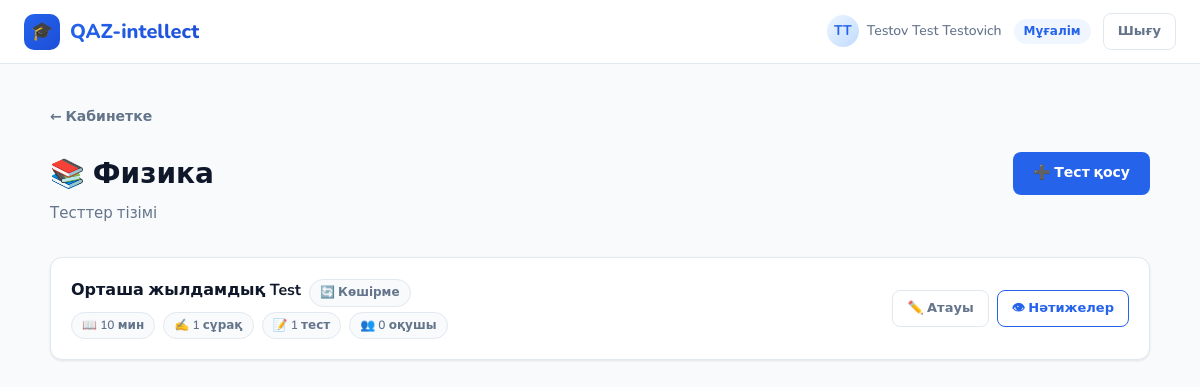
Screenshot of /teacher/subject/2/manage/ (signed in) with the database file from the repository.
### core/models.py (models this page shows, shortened)
class User(AbstractUser):
    ROLE_STUDENT = 'student'
    ROLE_TEACHER = 'teacher'
    ROLE_CHOICES = [
        (ROLE_STUDENT, 'Оқушы'),
        (ROLE_TEACHER, 'Мұғалім'),
    ]
    role = models.CharField(max_length=20, choices=ROLE_CHOICES, default=ROLE_STUDENT)
    subjects = models.ManyToManyField(Subject, blank=True, related_name='teachers')
    first_name = models.CharField(max_length=150)
    last_name = models.CharField(max_length=150)
    patronymic = models.CharField(max_length=150, blank=True, verbose_name='Әкесінің аты')
    @property
    def full_name(self):
        parts = [self.last_name, self.first_name, self.patronymic]
        return ' '.join(p for p in parts if p)
    @property
    def is_teacher(self):
        return self.role == self.ROLE_TEACHER

class Subject(models.Model):
    name = models.CharField(max_length=100, unique=True, verbose_name='Пән атауы')
    icon = models.CharField(max_length=10, default='📚')
    created_at = models.DateTimeField(auto_now_add=True)
    class Meta:
        verbose_name = 'Пән'
        verbose_name_plural = 'Пәндер'

class Quiz(models.Model):
    title = models.CharField(max_length=200, verbose_name='Тест атауы')
    subject = models.ForeignKey(Subject, on_delete=models.CASCADE, related_name='quizzes')
    teacher = models.ForeignKey(User, on_delete=models.CASCADE, related_name='quizzes')
    passing_score = models.IntegerField(default=60, verbose_name='Өту балы (%)')
    created_at = models.DateTimeField(auto_now_add=True)
    is_active = models.BooleanField(default=True)
    copied_from = models.ForeignKey(
        'self', null=True, blank=True,
        on_delete=models.SET_NULL,
        related_name='copies',
        verbose_name='Көшірілген тесттен'
    )
    theory_content = models.TextField(blank=True, verbose_name='Теория мазмұны')
    theory_time_minutes = models.IntegerField(default=10, verbose_name='Теорияға уақыт (мин)')
    theory_image = models.ImageField(upload_to='theory_images/', null=True, blank=True, verbose_name='Теория суреті')
    block2_time_minutes = models.IntegerField(default=15, verbose_name='2-блокқа уақыт (мин)')
    block3_time_minutes = models.IntegerField(default=20, verbose_name='3-блокқа уақыт (мин)')
    class Meta:
        verbose_name = 'Тест'
        verbose_name_plural = 'Тесттер'
        ordering = ['-created_at']

### core/views.py (the view)
# urls.py: path('teacher/subject/<int:subject_id>/manage/', views.teacher_subject_quizzes, name='teacher_subject_quizzes'),
@login_required
def teacher_subject_quizzes(request, subject_id):
    if not request.user.is_teacher:
        return redirect('student_dashboard')
    subject = get_object_or_404(Subject, id=subject_id)
    quizzes = Quiz.objects.filter(subject=subject, teacher=request.user)
    return render(request, 'core/teacher_subject_quizzes.html', {
        'subject': subject, 'quizzes': quizzes,
    })

### core/templates/core/teacher_subject_quizzes.html (shortened to what this page needs)
{% extends 'core/base.html' %}
{% block content %}
<div class="container page">
  <a href="/teacher/" class="back-link">← Кабинетке</a>
  <div class="page-header" style="display:flex;align-items:flex-start;justify-content:space-between;gap:16px;flex-wrap:wrap">
    <div>
      <div class="page-title">{{ subject.icon }} {{ subject.name }}</div>
      <div class="page-subtitle">Тесттер тізімі</div>
    </div>
    <a href="/teacher/subject/{{ subject.id }}/create/" class="btn btn-primary">
      ➕ Тест қосу
    </a>
  </div>
  {% if quizzes %}
    <div style="display:flex;flex-direction:column;gap:12px">
      {% for quiz in quizzes %}
      <div class="quiz-card">
        <div class="quiz-info">
          <div style="display:flex;align-items:center;gap:8px;flex-wrap:wrap;margin-bottom:4px">
            <span class="quiz-title">{{ quiz.title }}</span>
            {% if quiz.copied_from %}
              <span class="badge badge-muted" title="{{ quiz.copied_from.teacher.full_name }} тестінен көшірілген">🔄 Көшірме</span>
            {% endif %}
          </div>
          <div class="quiz-meta" style="display:flex;gap:8px;flex-wrap:wrap">
            <span class="badge badge-muted">📖 {{ quiz.theory_time_minutes }} мин</span>
            <span class="badge badge-muted">✍️ {{ quiz.open_questions.count }} сұрақ</span>
            <span class="badge badge-muted">📝 {{ quiz.test_questions.count }} тест</span>
            <span class="badge badge-muted">👥 {{ quiz.attempts.count }} оқушы</span>
          </div>
        </div>
        <div style="display:flex;gap:8px;flex-shrink:0;flex-wrap:wrap;align-items:center">
          <a href="/teacher/quiz/{{ quiz.id }}/rename/?next=/teacher/subject/{{ subject.id }}/"
             class="btn btn-ghost btn-sm" title="Атауын өзгерту">
            ✏️ Атауы
          </a>
          <a href="/teacher/quiz/{{ quiz.id }}/" class="btn btn-outline btn-sm">
            👁 Нәтижелер
          </a>
        </div>
      </div>
      {% endfor %}
    </div>
  {% endif %}
</div>
{% endblock %}

### core/templates/core/base.html (shortened to what this page needs)
{% load static %}
<!DOCTYPE html>
<html lang="kk">
<head>
  <link rel="stylesheet" href="{% static 'core/css/style.css' %}">
</head>
<body>
{% if user.is_authenticated %}
<nav class="navbar">
  <a href="/" class="nav-brand">
    <div class="nav-logo">🎓</div>
    <span class="nav-brand-text">QAZ-intellect</span>
  </a>
  <div class="nav-actions">
    <div class="nav-user">
      <div class="nav-avatar">{{ user.first_name.0 }}{{ user.last_name.0 }}</div>
      <span>{{ user.full_name }}</span>
      {% if user.is_teacher %}
        <span class="badge badge-primary" style="margin-left:4px">Мұғалім</span>
      {% endif %}
    </div>
    <a href="/logout/" class="btn btn-ghost btn-sm">Шығу</a>
  </div>
</nav>
{% endif %}
{% block content %}{% endblock %}
</body>
</html>

### core/static/core/css/style.css (style rules this page uses)
:root { --primary: #2563EB; --primary-light: #EFF6FF; --primary-dark: #1D4ED8; --accent: #10B981; --accent-light: #ECFDF5; --warning: #F59E0B; --danger: #EF4444; --danger-light: #FEF2F2; --text: #0F172A; --text-muted: #64748B; --text-light: #94A3B8; --border: #E2E8F0; --border-focus: #93C5FD; --bg: #F8FAFC; --card: #FFFFFF; --shadow-sm: 0 1px 3px rgba(0,0,0,0.06), 0 1px 2px rgba(0,0,0,0.04); --shadow: 0 4px 16px rgba(0,0,0,0.08); --shadow-lg: 0 10px 40px rgba(0,0,0,0.12); --radius: 12px; --radius-sm: 8px; --radius-lg: 20px; --font: 'Nunito', 'DejaVu Sans', sans-serif; }
* { box-sizing: border-box; margin: 0; padding: 0; }
body { font-family: var(--font); background: var(--bg); color: var(--text); font-size: 15px; line-height: 1.6; min-height: 100vh; }
.navbar { background: var(--card); border-bottom: 1px solid var(--border); padding: 0 24px; height: 64px; display: flex; align-items: center; justify-content: space-between; position: sticky; top: 0; z-index: 100; backdrop-filter: blur(8px); }
.nav-brand { display: flex; align-items: center; gap: 10px; text-decoration: none; color: var(--text); }
.nav-logo { width: 36px; height: 36px; background: linear-gradient(135deg, var(--primary), var(--primary-dark)); border-radius: 10px; display: flex; align-items: center; justify-content: center; font-size: 18px; color: white; }
.nav-brand-text { font-size: 20px; font-weight: 800; background: linear-gradient(135deg, var(--primary), var(--primary-dark)); -webkit-background-clip: text; -webkit-text-fill-color: transparent; background-clip: text; }
.nav-actions { display: flex; align-items: center; gap: 12px; }
.nav-user { display: flex; align-items: center; gap: 8px; color: var(--text-muted); font-size: 14px; font-weight: 500; }
.nav-avatar { width: 32px; height: 32px; background: linear-gradient(135deg, var(--primary-light), #BFDBFE); border-radius: 50%; display: flex; align-items: center; justify-content: center; font-size: 14px; font-weight: 700; color: var(--primary); }
.container { max-width: 1100px; margin: 0 auto; padding: 0 24px; }
.page { padding: 40px 0 80px; }
.page-header { margin-bottom: 32px; }
.page-title { font-size: 28px; font-weight: 800; color: var(--text); margin-bottom: 4px; }
.page-subtitle { color: var(--text-muted); font-size: 15px; }
.quiz-card { background: var(--card); border: 1px solid var(--border); border-radius: var(--radius); padding: 20px; display: flex; align-items: center; justify-content: space-between; gap: 16px; transition: all 0.2s ease; box-shadow: var(--shadow-sm); }
.quiz-info { flex: 1; }
.quiz-title { font-size: 16px; font-weight: 700; margin-bottom: 4px; }
.quiz-meta { font-size: 13px; color: var(--text-muted); }
.btn { display: inline-flex; align-items: center; gap: 6px; padding: 10px 20px; border-radius: var(--radius-sm); font-family: var(--font); font-size: 14px; font-weight: 600; cursor: pointer; text-decoration: none; border: none; transition: all 0.2s ease; white-space: nowrap; }
.btn-primary { background: var(--primary); color: white; }
.btn-outline { background: transparent; color: var(--primary); border: 1.5px solid var(--primary); }
.btn-ghost { background: transparent; color: var(--text-muted); border: 1.5px solid var(--border); }
.btn-sm { padding: 7px 14px; font-size: 13px; }
.badge { display: inline-flex; align-items: center; padding: 3px 10px; border-radius: 20px; font-size: 12px; font-weight: 600; }
.badge-primary { background: var(--primary-light); color: var(--primary); }
.badge-muted { background: var(--bg); color: var(--text-muted); border: 1px solid var(--border); }
.back-link { display: inline-flex; align-items: center; gap: 6px; color: var(--text-muted); font-size: 14px; font-weight: 600; text-decoration: none; margin-bottom: 24px; transition: color 0.15s; }

### rows the page displays
User: first_name.0 "T", last_name.0 "T", full_name "Testov Test Testovich"
Subject: icon "📚", name "Физика"
Quiz: title "Орташа жылдамдық Test", theory_time_minutes "10", open_questions.count "1", test_questions.count "1", attempts.count "0"
